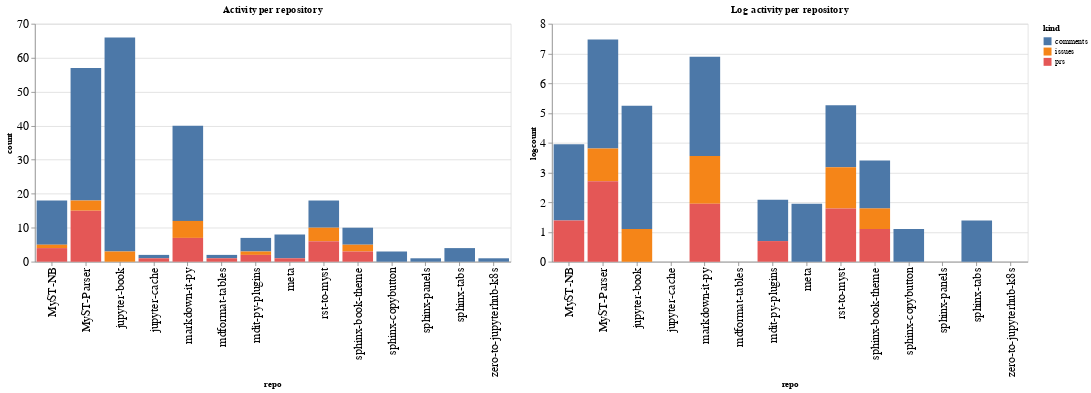

The cell this chart's notebook holds for it:
### Code cell
ch1 = alt.Chart(repo_summaries, width=600, title="Activity per repository").mark_bar().encode(
    x='repo',
    y='count',
    color='kind',
    tooltip="kind"
)

ch2 = alt.Chart(repo_summaries, width=600, title="Log activity per repository").mark_bar().encode(
    x='repo',
    y='logcount',
    color='kind',
    tooltip="kind"
)

ch1 | ch2

### Figure 1 — Vega-Lite specification as saved in the notebook (floating-point values rounded to 4 significant figures)
{"config": {"axisLeft": {"labelFontSize": 15}, "axisBottom": {"labelFontSize": 15}}, "hconcat": [{"mark": "bar", "encoding": {"color": {"type": "nominal", "field": "kind"}, "tooltip": {"type": "nominal", "field": "kind"}, "x": {"type": "nominal", "field": "repo"}, "y": {"type": "quantitative", "field": "count"}}, "title": "Activity per repository", "width": 600}, {"mark": "bar", "encoding": {"color": {"type": "nominal", "field": "kind"}, "tooltip": {"type": "nominal", "field": "kind"}, "x": {"type": "nominal", "field": "repo"}, "y": {"type": "quantitative", "field": "logcount"}}, "title": "Log activity per repository", "width": 600}], "data": {"name": "data-ca43d44fe20655897ec5472dd957ac02"}, "$schema": "https://vega.github.io/schema/vega-lite/v4.8.1.json", "datasets": {"data-ca43d44fe20655897ec5472dd957ac02": [{"repo": "MyST-NB", "kind": "comments", "count": 13, "logcount": 2.565}, {"repo": "MyST-NB", "kind": "issues", "count": 1, "logcount": 0.0}, {"repo": "MyST-NB", "kind": "prs", "count": 4, "logcount": 1.386}, {"repo": "MyST-Parser", "kind": "comments", "count": 39, "logcount": 3.664}, {"repo": "MyST-Parser", "kind": "issues", "count": 3, "logcount": 1.099}, {"repo": "MyST-Parser", "kind": "prs", "count": 15, "logcount": 2.708}, {"repo": "jupyter-book", "kind": "comments", "count": 63, "logcount": 4.143}, {"repo": "jupyter-book", "kind": "issues", "count": 3, "logcount": 1.099}, {"repo": "jupyter-cache", "kind": "comments", "count": 1, "logcount": 0.0}, {"repo": "jupyter-cache", "kind": "prs", "count": 1, "logcount": 0.0}, {"repo": "markdown-it-py", "kind": "comments", "count": 28, "logcount": 3.332}, {"repo": "markdown-it-py", "kind": "issues", "count": 5, "logcount": 1.609}, {"repo": "markdown-it-py", "kind": "prs", "count": 7, "logcount": 1.946}, {"repo": "mdformat-tables", "kind": "comments", "count": 1, "logcount": 0.0}, {"repo": "mdformat-tables", "kind": "prs", "count": 1, "logcount": 0.0}, {"repo": "mdit-py-plugins", "kind": "comments", "count": 4, "logcount": 1.386}, {"repo": "mdit-py-plugins", "kind": "issues", "count": 1, "logcount": 0.0}, {"repo": "mdit-py-plugins", "kind": "prs", "count": 2, "logcount": 0.6931}, {"repo": "meta", "kind": "comments", "count": 7, "logcount": 1.946}, {"repo": "meta", "kind": "prs", "count": 1, "logcount": 0.0}, {"repo": "rst-to-myst", "kind": "comments", "count": 8, "logcount": 2.079}, {"repo": "rst-to-myst", "kind": "issues", "count": 4, "logcount": 1.386}, {"repo": "rst-to-myst", "kind": "prs", "count": 6, "logcount": 1.792}, {"repo": "sphinx-book-theme", "kind": "comments", "count": 5, "logcount": 1.609}, {"repo": "sphinx-book-theme", "kind": "issues", "count": 2, "logcount": 0.6931}, {"repo": "sphinx-book-theme", "kind": "prs", "count": 3, "logcount": 1.099}, {"repo": "sphinx-copybutton", "kind": "comments", "count": 3, "logcount": 1.099}, {"repo": "sphinx-panels", "kind": "comments", "count": 1, "logcount": 0.0}, {"repo": "sphinx-tabs", "kind": "comments", "count": 4, "logcount": 1.386}, {"repo": "zero-to-jupyterhub-k8s", "kind": "comments", "count": 1, "logcount": 0.0}]}}
